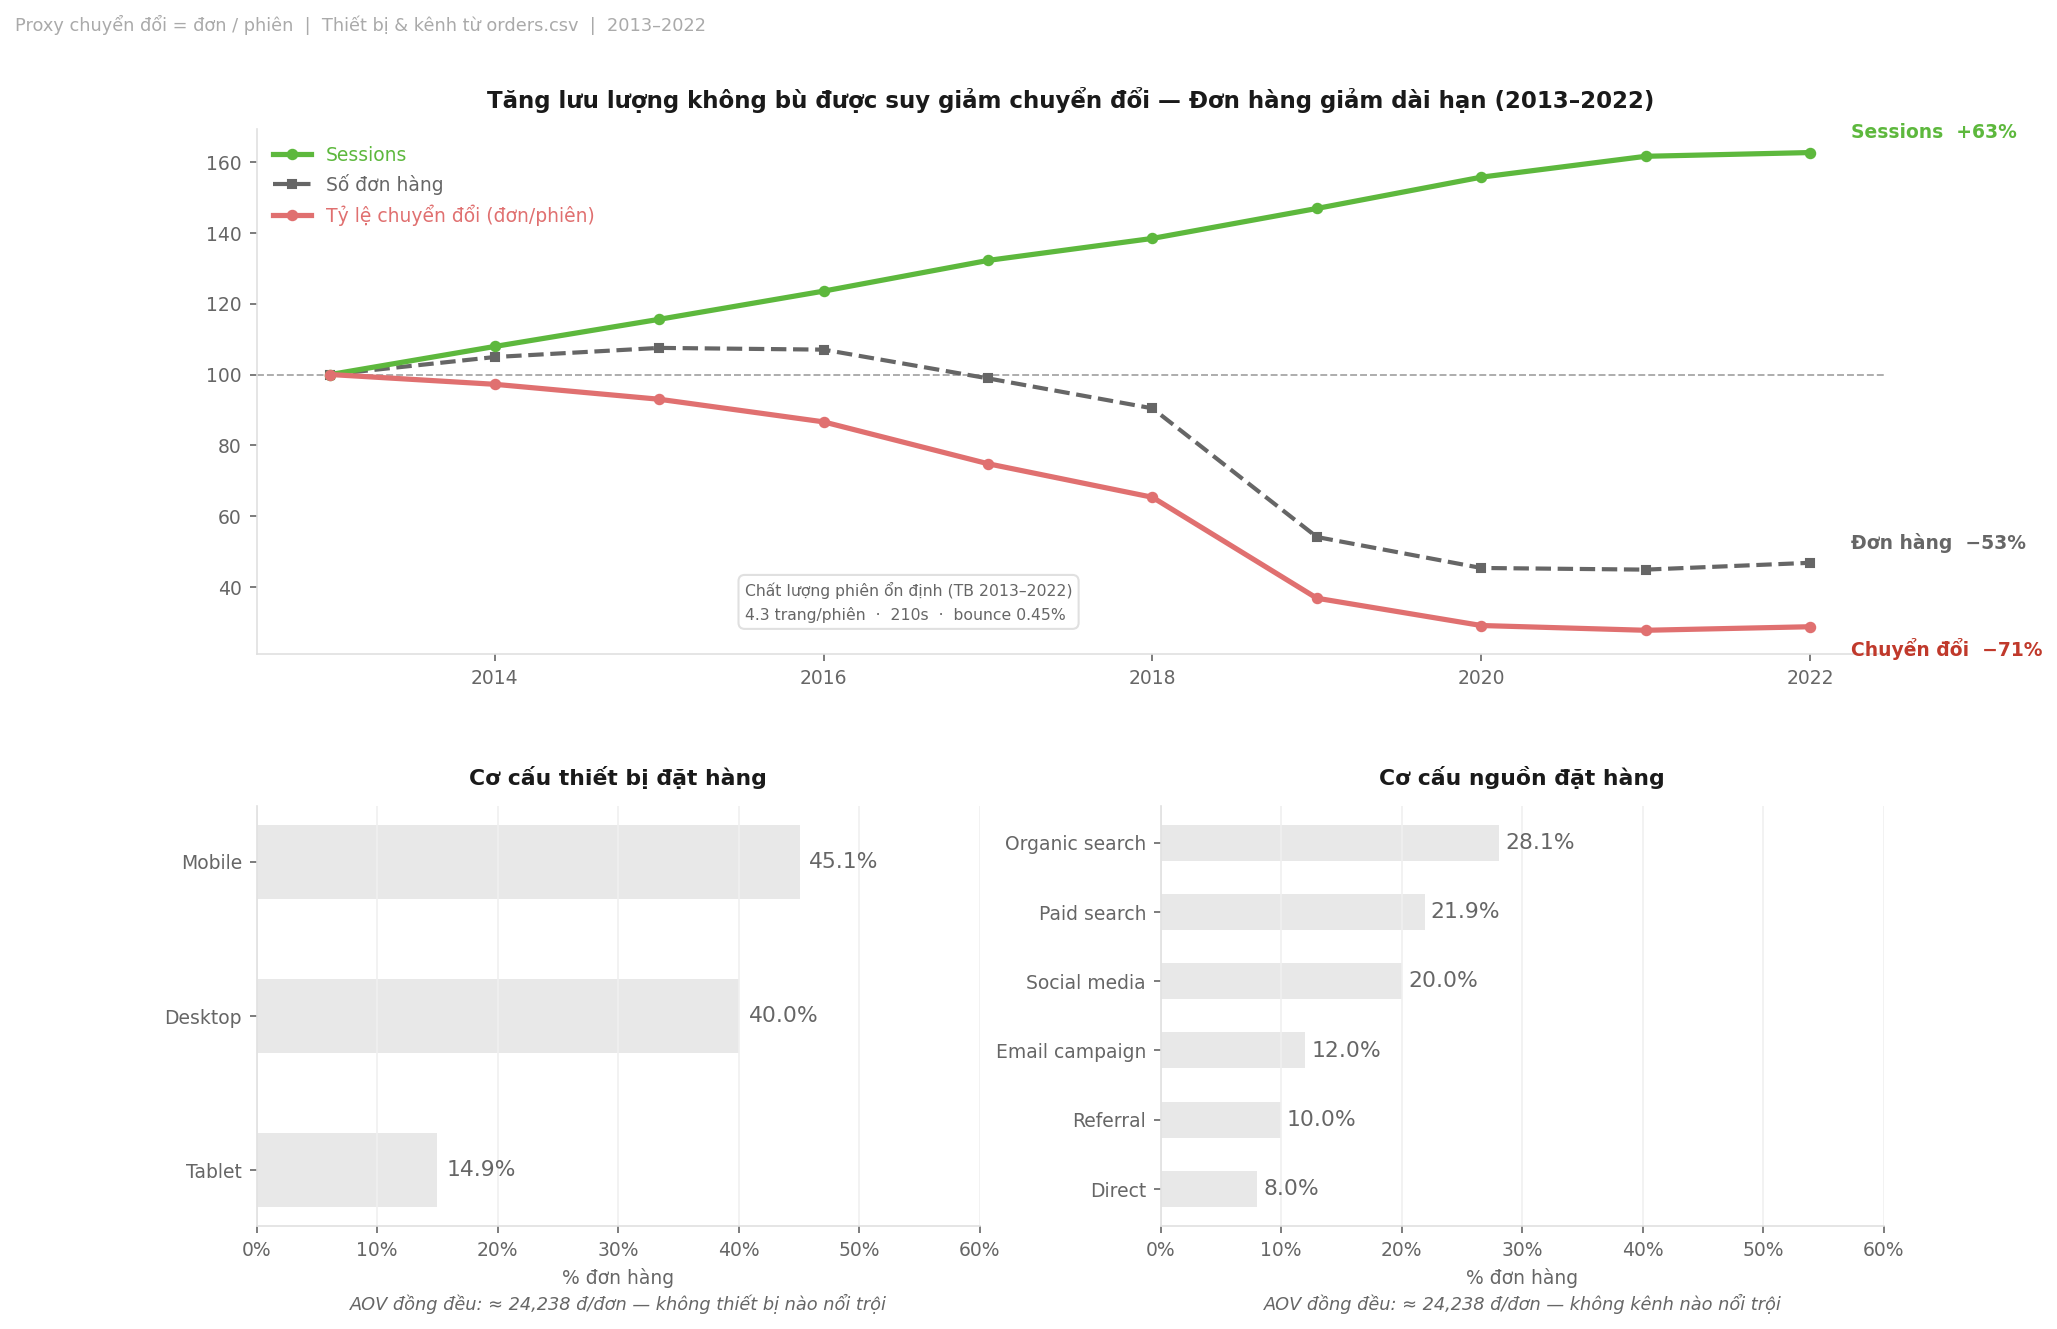

Write the Python code that produced this figure.
import sys, io
sys.stdout = io.TextIOWrapper(sys.stdout.buffer, encoding='utf-8')

import matplotlib.pyplot as plt
import matplotlib.ticker as mticker
import numpy as np
import pandas as pd
import warnings; warnings.filterwarnings('ignore')

web    = pd.read_csv('web_traffic.csv', parse_dates=['date'])
orders = pd.read_csv('orders.csv', parse_dates=['order_date'])
items  = pd.read_csv('order_items.csv', low_memory=False)

web['year'] = web['date'].dt.year
yr_web = web.groupby('year').agg(
    sessions   = ('sessions', 'sum'),
    bounce     = ('bounce_rate', 'mean'),
    duration   = ('avg_session_duration_sec', 'mean'),
    page_views = ('page_views', 'sum'),
).reset_index()

orders['year'] = orders['order_date'].dt.year
ord_yr = orders.groupby('year')['order_id'].count().rename('n_orders')
yr = yr_web.merge(ord_yr, on='year', how='left').fillna(0)
yr['conv']   = yr['n_orders'] / yr['sessions'] * 100
yr['pgs_ps'] = yr['page_views'] / yr['sessions']

base = yr[yr['year'] == 2013].iloc[0]
yr['idx_sess'] = yr['sessions'] / base['sessions'] * 100
yr['idx_ord']  = yr['n_orders']  / base['n_orders']  * 100
yr['idx_conv'] = yr['conv']      / base['conv']       * 100

items['line_rev'] = items['quantity'] * items['unit_price'] - items['discount_amount']
revenue  = items.groupby('order_id')['line_rev'].sum().rename('revenue')
ord2     = orders.merge(revenue, on='order_id')
avg_aov  = ord2['revenue'].mean()

dev_pct = orders['device_type'].value_counts(normalize=True).sort_values(ascending=False) * 100
src_pct = orders['order_source'].value_counts(normalize=True).sort_values(ascending=False) * 100

C_HI2   = '#5db83d'
C_WARN  = '#e07070'
C_WARN2 = '#c0392b'
C_LGRAY = '#e8e8e8'
C_TXT   = '#1a1a1a'
C_MID   = '#666666'
C_MUTED = '#aaaaaa'
C_BG    = '#ffffff'
C_GRID  = '#f0f0f0'

dev_vi = {'mobile': 'Mobile', 'desktop': 'Desktop', 'tablet': 'Tablet'}
src_vi = {
    'organic_search': 'Organic search',
    'paid_search':    'Paid search',
    'social_media':   'Social media',
    'email_campaign': 'Email campaign',
    'referral':       'Referral',
    'direct':         'Direct',
}

fig = plt.figure(figsize=(14, 9.5), facecolor=C_BG)
fig.patch.set_facecolor(C_BG)

gs = fig.add_gridspec(
    2, 2,
    height_ratios=[1.25, 1],
    width_ratios=[1, 1],
    hspace=0.32, wspace=0.25,
)

ax1 = fig.add_subplot(gs[0, :])
ax2 = fig.add_subplot(gs[1, 0])
ax3 = fig.add_subplot(gs[1, 1])

for ax in [ax1, ax2, ax3]:
    ax.set_facecolor(C_BG)
    ax.spines[['top', 'right']].set_visible(False)
    ax.spines[['left', 'bottom']].set_color('#e0e0e0')
    ax.tick_params(colors=C_MID, labelsize=9)

years = yr['year'].tolist()
i_s   = yr['idx_sess'].tolist()
i_o   = yr['idx_ord'].tolist()
i_c   = yr['idx_conv'].tolist()

ax1.axhline(100, color=C_MUTED, lw=0.9, ls='--', zorder=1)

l1, = ax1.plot(years, i_s, color=C_HI2, lw=2.5, marker='o', ms=4.5, zorder=4)
l2, = ax1.plot(years, i_o, color=C_MID,  lw=2.0, marker='s', ms=4.0, ls='--', zorder=3)
l3, = ax1.plot(years, i_c, color=C_WARN, lw=2.5, marker='o', ms=4.5, zorder=5)

last = yr.iloc[-1]
ax1.text(2022.25, last['idx_sess'] + 3,
         f"Sessions  +{last['idx_sess']-100:.0f}%",
         fontsize=9, color=C_HI2, fontweight='bold', va='bottom')
ax1.text(2022.25, last['idx_ord'] + 3,
         f"Đơn hàng  −{100-last['idx_ord']:.0f}%",
         fontsize=9, color=C_MID, fontweight='bold', va='bottom')
ax1.text(2022.25, last['idx_conv'] - 3,
         f"Chuyển đổi  −{100-last['idx_conv']:.0f}%",
         fontsize=9, color=C_WARN2, fontweight='bold', va='top')

leg = ax1.legend(
    [l1, l2, l3],
    ['Sessions', 'Số đơn hàng', 'Tỷ lệ chuyển đổi (đơn/phiên)'],
    loc='upper left', fontsize=9, framealpha=0,
)
for text, col in zip(leg.get_texts(), [C_HI2, C_MID, C_WARN]):
    text.set_color(col)

mean_pgs    = yr['pgs_ps'].mean()
mean_dur    = yr['duration'].mean()
mean_bounce = yr['bounce'].mean() * 100
eng = (f'Chất lượng phiên ổn định (TB 2013–2022)\n'
       f'{mean_pgs:.1f} trang/phiên  ·  {mean_dur:.0f}s  ·  '
       f'bounce {mean_bounce:.2f}%')
ax1.text(0.30, 0.06, eng, transform=ax1.transAxes,
         ha='left', va='bottom', fontsize=7.5, color=C_MID, linespacing=1.65,
         bbox=dict(fc=C_BG, ec='#e0e0e0', boxstyle='round,pad=0.4'))

ax1.set_title(
    'Tăng lưu lượng không bù được suy giảm chuyển đổi — Đơn hàng giảm dài hạn (2013–2022)',
    fontsize=11, fontweight='bold', color=C_TXT, pad=10)

dev_order = dev_pct.index.tolist()
dev_vals  = dev_pct.tolist()

ax2.barh([dev_vi.get(d, d) for d in dev_order], dev_vals,
         color=C_LGRAY, height=0.48)
ax2.invert_yaxis()

for i, (d, p) in enumerate(zip(dev_order, dev_vals)):
    ax2.text(p + 0.8, i, f'{p:.1f}%', va='center', fontsize=10.5, color=C_MID)

ax2.set_xlim(0, 60)
ax2.xaxis.set_major_formatter(mticker.FormatStrFormatter('%.0f%%'))
ax2.grid(axis='x', color=C_GRID, lw=0.8)
ax2.set_xlabel('% đơn hàng', fontsize=9, color=C_MID)
ax2.set_title('Cơ cấu thiết bị đặt hàng',
              fontsize=10.5, fontweight='bold', color=C_TXT, pad=10)
ax2.text(0.5, -0.2,
    f'AOV đồng đều: ≈ {avg_aov:,.0f} đ/đơn — không thiết bị nào nổi trội',
    transform=ax2.transAxes, ha='center', fontsize=8.5,
    color=C_MID, style='italic')

src_order = src_pct.index.tolist()
src_vals  = src_pct.tolist()

ax3.barh([src_vi.get(s, s) for s in src_order], src_vals,
         color=C_LGRAY, height=0.52)
ax3.invert_yaxis()

for i, (s, p) in enumerate(zip(src_order, src_vals)):
    ax3.text(p + 0.5, i, f'{p:.1f}%', va='center', fontsize=10.5, color=C_MID)

ax3.set_xlim(0, 60)
ax3.xaxis.set_major_formatter(mticker.FormatStrFormatter('%.0f%%'))
ax3.grid(axis='x', color=C_GRID, lw=0.8)
ax3.set_xlabel('% đơn hàng', fontsize=9, color=C_MID)
ax3.set_title('Cơ cấu nguồn đặt hàng',
              fontsize=10.5, fontweight='bold', color=C_TXT, pad=10)
ax3.text(0.5, -0.2,
    f'AOV đồng đều: ≈ {avg_aov:,.0f} đ/đơn — không kênh nào nổi trội',
    transform=ax3.transAxes, ha='center', fontsize=8.5,
    color=C_MID, style='italic')

fig.text(0.01, 0.960,
    'Proxy chuyển đổi = đơn / phiên  |  Thiết bị & kênh từ orders.csv  |  2013–2022',
    fontsize=8.5, color=C_MUTED, va='top')

plt.savefig('chart_traffic_conversion.png', dpi=150,
            bbox_inches='tight', facecolor=C_BG)
print('Saved.')
